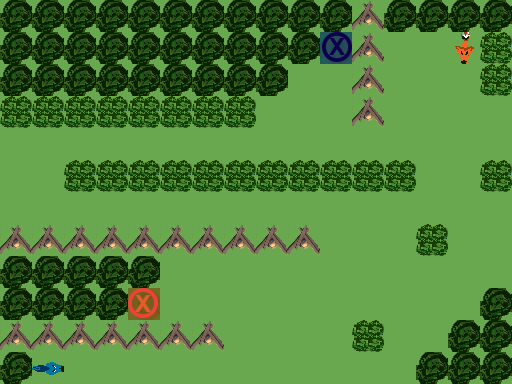

This is a level from a 2D game, rendered from its Tiled map with the project's own tilesets. A one-line summary and the complete map file follow:
An orthogonal 16x12 tile map with 32x32 px tiles, 3 tile layers (Ground, Obstacles, Objects), 1 hidden layer not drawn.

<map version="1.0" orientation="orthogonal" renderorder="right-down" width="16" height="12" tilewidth="32" tileheight="32" nextobjectid="1">
 <tileset firstgid="1" name="TilesetPlaceholder" tilewidth="32" tileheight="32" tilecount="240" columns="10">
  <image source="../../Tileset.png" width="320" height="768" />
 </tileset>
 <layer name="Ground" width="16" height="12">
  <data encoding="csv">
1,1,1,1,1,1,1,1,1,1,1,1,1,1,1,1,
1,1,1,1,1,1,1,1,1,1,1,1,1,1,1,1,
1,1,1,1,1,1,1,1,1,1,1,1,1,1,1,1,
1,1,1,1,1,1,1,1,1,1,1,1,1,1,1,1,
1,1,1,1,1,1,1,1,1,1,1,1,1,1,1,1,
1,1,1,1,1,1,1,1,1,1,1,1,1,1,1,1,
1,1,1,1,1,1,1,1,1,1,1,1,1,1,1,1,
1,1,1,1,1,1,1,1,1,1,1,1,1,1,1,1,
1,1,1,1,1,1,1,1,1,1,1,1,1,1,1,1,
1,1,1,1,1,1,1,1,1,1,1,1,1,1,1,1,
1,1,1,1,1,1,1,1,1,1,1,1,1,1,1,1,
1,1,1,1,1,1,1,1,1,1,1,1,1,1,1,1
</data>
 </layer>
 <layer name="Obstacles" width="16" height="12">
  <data encoding="csv">
42,42,42,42,42,42,42,42,42,42,42,41,42,42,42,42,
42,42,42,42,42,42,42,42,42,42,0,41,0,0,0,44,
42,42,42,42,42,42,42,42,42,0,0,41,0,0,0,44,
44,44,44,44,44,44,44,44,0,0,0,41,0,0,0,0,
0,0,0,0,0,0,0,0,0,0,0,0,0,0,0,0,
0,0,44,44,44,44,44,44,44,44,44,44,44,0,0,44,
0,0,0,0,0,0,0,0,0,0,0,0,0,0,0,0,
41,41,41,41,41,41,41,41,41,41,0,0,0,44,0,0,
42,42,42,42,42,0,0,0,0,0,0,0,0,0,0,0,
42,42,42,42,0,0,0,0,0,0,0,0,0,0,0,0,
41,41,41,41,41,41,41,0,0,0,0,44,0,0,0,0,
0,0,0,0,0,0,0,0,0,0,0,0,0,0,0,0
</data>
 </layer>
 <layer name="Objects" width="16" height="12">
  <data encoding="csv">
0,0,0,0,0,0,0,0,0,0,0,0,0,0,0,0,
0,0,0,0,0,0,0,0,0,0,182,0,0,0,3221225663,0,
0,0,0,0,0,0,0,0,0,0,0,0,0,0,0,0,
0,0,0,0,0,0,0,0,0,0,0,0,0,0,0,0,
0,0,0,0,0,0,0,0,0,0,0,0,0,0,0,0,
0,0,0,0,0,0,0,0,0,0,0,0,0,0,0,0,
0,0,0,0,0,0,0,0,0,0,0,0,0,0,0,0,
0,0,0,0,0,0,0,0,0,0,0,0,0,0,0,0,
0,0,0,0,0,0,0,0,0,0,0,0,0,0,0,0,
0,0,0,0,181,0,0,0,0,0,0,0,0,0,0,42,
0,0,0,0,0,0,0,0,0,0,0,0,0,0,42,42,
42,2684354752,0,0,0,0,0,0,0,0,0,0,0,42,42,42
</data>
 </layer>
 <layer name="Solution" width="16" height="12" visible="0">
  <data encoding="csv">
0,0,0,0,0,0,0,0,0,0,0,0,0,0,0,0,
0,0,0,0,0,0,0,0,0,0,0,0,222,222,0,0,
0,0,0,0,0,0,0,0,0,0,232,0,222,0,0,0,
0,0,0,0,0,0,0,0,0,0,232,0,222,0,0,0,
0,232,232,232,232,232,232,232,232,232,232,221,221,221,0,0,
0,232,0,0,0,0,0,0,0,0,0,0,0,222,0,0,
0,233,233,233,233,232,233,233,233,233,233,0,0,222,222,222,
0,0,0,0,0,0,0,0,0,0,233,0,0,0,0,222,
0,0,0,0,0,0,222,222,222,222,222,222,222,222,222,222,
0,0,0,0,222,222,222,232,0,0,0,0,0,0,0,0,
0,0,0,0,0,0,0,232,0,0,0,0,0,0,0,0,
0,0,232,232,232,232,232,232,0,0,0,0,0,0,0,0
</data>
 </layer>
</map>
